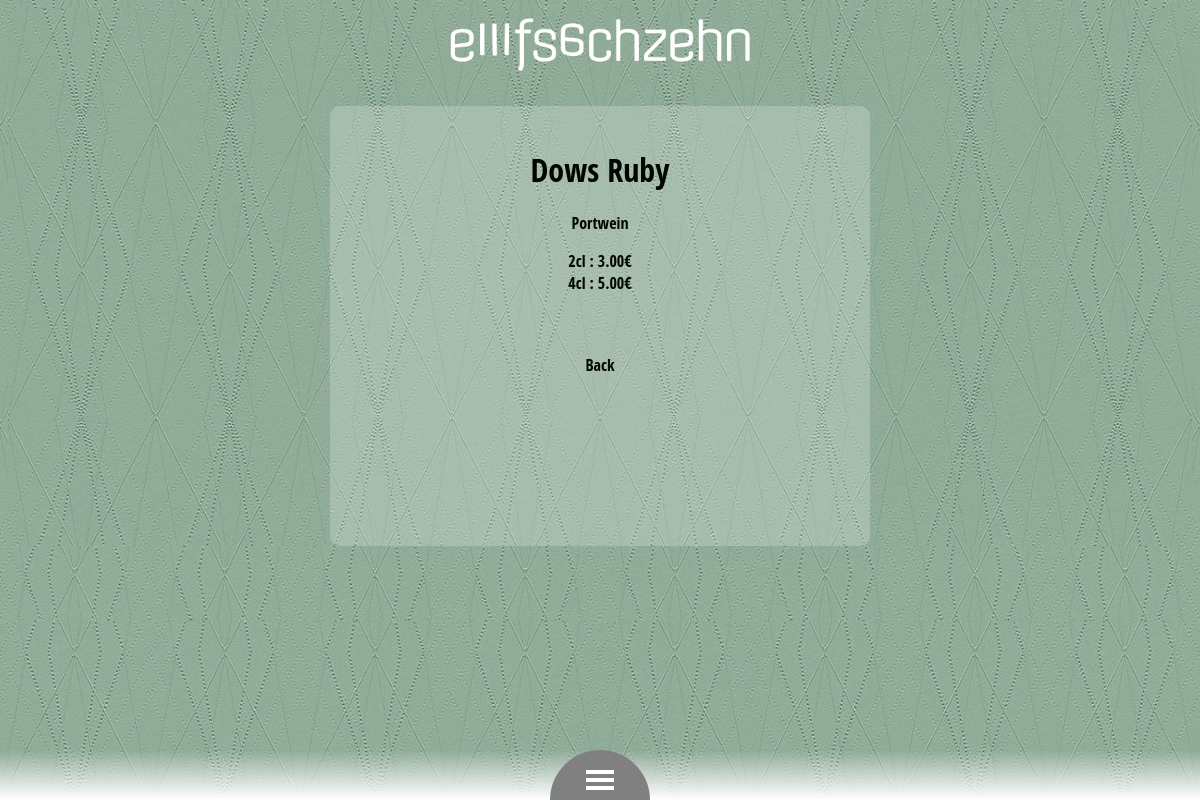
Page /spirits/3 on the earlier database version.
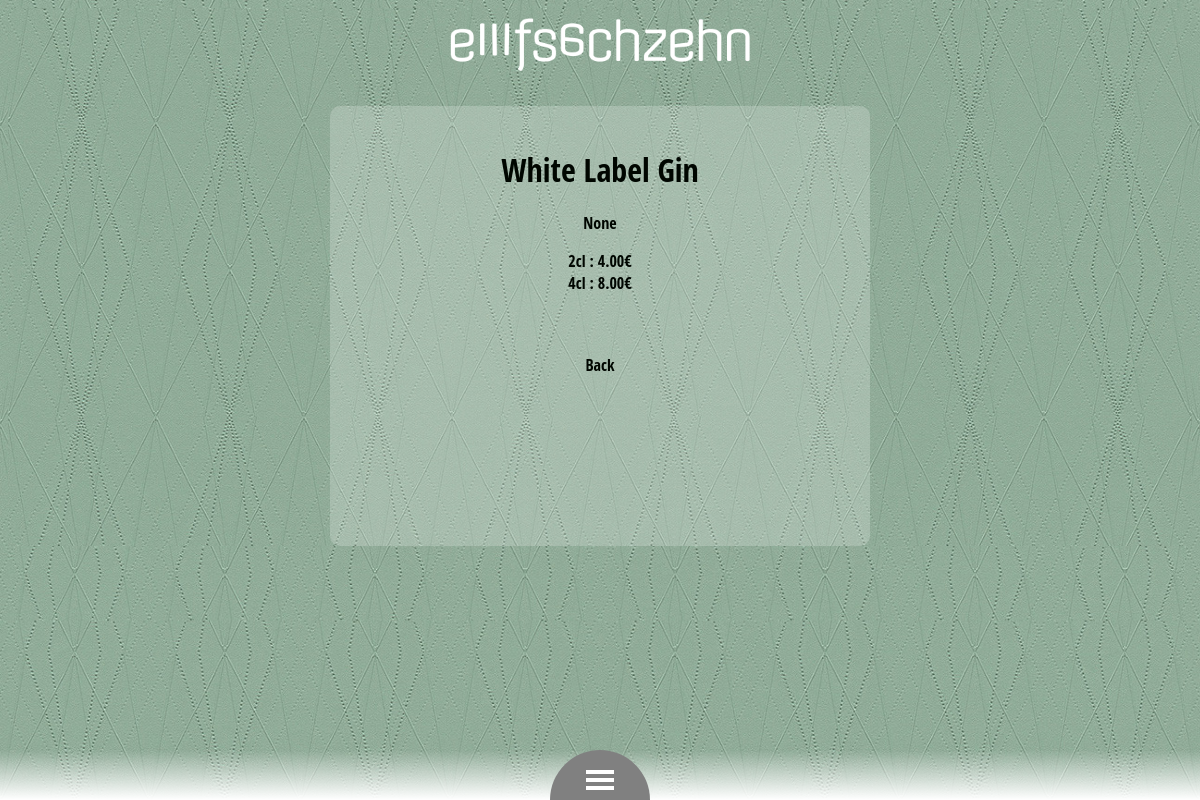
Same page on the later database version.
### shop/models.py (models this page shows, shortened)
class Products(models.Model):
    name = models.CharField(max_length=200, default="")
    category=models.ForeignKey(Categories, models.SET_DEFAULT, blank=False, default=Categories.get_default_pk)
    subcategory = models.ForeignKey(SubCategories,models.SET_DEFAULT,blank=True,null=True, default=SubCategories.get_default_pk)
    prozent = models.IntegerField(null = True)
    description = models.TextField(default="", null=True, blank=True)
    availability = models.BooleanField(default=True)
    image = models.FileField(upload_to='', blank=True,null=True)
    price1 = models.DecimalField(null=True, max_digits=5, decimal_places=2)
    price2 = models.DecimalField(null=True, max_digits=5, decimal_places=2)
    def __str__(self):
        return self.name
    class Meta:
        verbose_name = _('Produkt')
        verbose_name_plural= _("Produkte")

class SubCategories(models.Model):
    name = models.CharField(max_length=200, default="")
    description = models.TextField(default="", null=True, blank=True)
    category = models.ForeignKey(Categories, on_delete=models.SET_DEFAULT, null = True, default=Categories.get_default_pk)
    show= models.BooleanField(default=True)
    def __str__(self):
        return self.name
    class Meta:
        verbose_name = _('Unterkategorie')
        verbose_name_plural= _("Unterkategorien")

### shop/views.py (the view)
# urls.py: path("spirits/<pk>", views.spiritsDetailView.as_view(), name="spiritsDetail"),
class spiritsDetailView(DetailView):
    model= Products
    template_name= "shop/detailView.html"
    def get_context_data(self, **kwargs):
        context = super().get_context_data(**kwargs)
        print(context)
        return context

### shop/templates/shop/detailView.html (shortened to what this page needs)
{% extends "shop/base.html" %}
{% block content %}
<h1>{{products.name}}</h1>
{% if products.subcategory%}
<span class="kategorie_unterschrift">{{products.subcategory}}</span>
{% else%}
<span class="kategorie_unterschrift">{{products.subcategory}}</span>
{% endif%}
<div class="preise">
    <span class="preis1"> 2cl : {{products.price1}}€</span><br>
    <span class="preis2"> 4cl : {{products.price2}}€</span>
</div>
<a href="{% url 'Shop' %}">
    <div class="back">
        <p>Back</p>
    </div>
</a>
{% endblock %}

Differences in the rows shown:
changed Products: name "Dows Ruby" → "White Label Gin"; subcategory_id 3 → empty (drawn); price1 "3.00" → "4.00"; price2 "5.00" → "8.00"; subcategory "Portwein" → "None"
